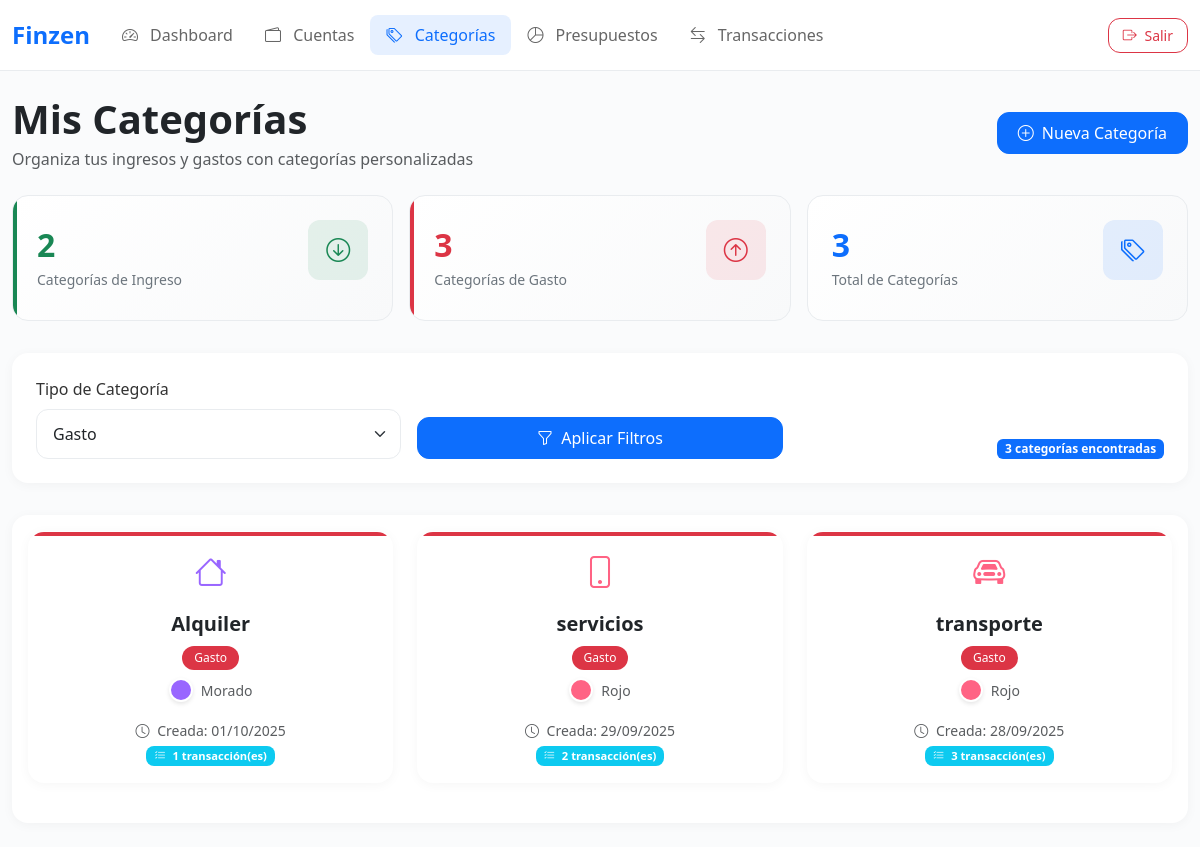
The page /user/categorias.php?tipo=gasto (signed in) on the database its author committed.
### tables this page shows
CREATE TABLE `categorias` (
  `id` int(10) UNSIGNED NOT NULL,
  `usuario_id` int(10) UNSIGNED NOT NULL,
  `nombre` varchar(50) NOT NULL,
  `tipo` enum('ingreso','gasto') NOT NULL,
  `icono` varchar(50) DEFAULT 'category',
  `color` char(7) DEFAULT '#1976D2',
  `creado_en` timestamp NOT NULL DEFAULT current_timestamp(),
  `actualizado_en` timestamp NULL DEFAULT NULL ON UPDATE current_timestamp()
);

### user/categorias.php (the view, shortened to what this page needs)
<?php
$db = Conexion::obtenerInstancia()->obtenerConexion();
$usuario_id = $_SESSION["user_id"];
$tipos = [
    "ingreso" => "Ingreso",
    "gasto" => "Gasto"
];
$colores = [
    "#1976D2" => "Azul Principal",
    "#FF6384" => "Rojo",
    "#36A2EB" => "Azul Claro",
    "#FFCE56" => "Amarillo",
    "#4BC0C0" => "Turquesa",
    "#9966FF" => "Morado",
    "#FF9F40" => "Naranja",
    "#8AC24A" => "Verde",
    "#F06292" => "Rosa",
    "#7986CB" => "Índigo",
    "#A1887F" => "Marrón",
    "#4CAF50" => "Verde Success",
    "#F44336" => "Rojo Danger",
    "#FF9800" => "Naranja Warning"
];
class CategoryRepository {
    private $db;
    public function __construct($db) {
        $this->db = $db;
    }
    public function getAll($userId, $filters = [], $limit = 10, $offset = 0) {
        $query = "
            SELECT c.*, u.nombre_usuario,
                   COUNT(t.id) as total_transacciones
            FROM categorias c
            JOIN usuarios u ON c.usuario_id = u.id
            LEFT JOIN transacciones t ON c.id = t.categoria_id
            WHERE c.usuario_id = :usuario_id
        ";
        $params = [':usuario_id' => $userId];
        if (!empty($filters['tipo'])) {
            $query .= " AND c.tipo = :tipo";
            $params[':tipo'] = $filters['tipo'];
        }
        $query .= " GROUP BY c.id";
        $countStmt = $this->db->prepare("SELECT COUNT(*) FROM ($query) AS filtered");
        $countStmt->execute($params);
        $total = $countStmt->fetchColumn();
        $query .= " ORDER BY c.creado_en DESC LIMIT :limit OFFSET :offset";
        $stmt = $this->db->prepare($query);
        $stmt->bindValue(':limit', $limit, PDO::PARAM_INT);
        $stmt->bindValue(':offset', $offset, PDO::PARAM_INT);
        foreach ($params as $key => $value) {
            $stmt->bindValue($key, $value);
        }
        $stmt->execute();
        return [
            'data' => $stmt->fetchAll(),
            'total' => $total
        ];
    }
    public function getStatsByType($userId) {
        $stmt = $this->db->prepare("
            SELECT
                tipo,
                COUNT(*) as total_categorias
            FROM categorias
            WHERE usuario_id = :usuario_id
            GROUP BY tipo
        ");
        $stmt->execute([':usuario_id' => $userId]);
        $stats = ['ingreso' => 0, 'gasto' => 0];
        while ($row = $stmt->fetch(PDO::FETCH_ASSOC)) {
            $stats[$row['tipo']] = (int)$row['total_categorias'];
        }
        return $stats;
    }
}
$categoryRepo = new CategoryRepository($db);
$filters = [
    'tipo' => $_GET['tipo'] ?? '',
];
$page = isset($_GET['page']) ? (int)$_GET['page'] : 1;
$perPage = 6;
$offset = ($page - 1) * $perPage;
$result = $categoryRepo->getAll($usuario_id, $filters, $perPage, $offset);
$categorias = $result['data'];
$totalCategorias = $result['total'];
$stats = $categoryRepo->getStatsByType($usuario_id);
?>
<!DOCTYPE html>
<html lang="es">
<head>
    <link href="https://cdn.jsdelivr.net/npm/bootstrap@5.3.0/dist/css/bootstrap.min.css" rel="stylesheet">
    <link rel="stylesheet" href="https://cdn.jsdelivr.net/npm/bootstrap-icons@1.10.0/font/bootstrap-icons.css">
</head>
<body>
    <nav class="navbar navbar-expand-lg navbar-light sticky-top">
        <div class="container">
            <a class="navbar-brand d-flex align-items-center" href="#">
                Finzen
            </a>
            <div class="collapse navbar-collapse" id="navbarNav">
                <ul class="navbar-nav me-auto">
                    <li class="nav-item">
                        <a class="nav-link" href="index.php">
                            <i class="bi bi-speedometer2 me-2"></i> Dashboard
                        </a>
                    </li>
                    <li class="nav-item">
                        <a class="nav-link" href="cuentas.php">
                            <i class="bi bi-wallet2 me-2"></i> Cuentas
                        </a>
                    </li>
                    <li class="nav-item">
                        <a class="nav-link active" href="categorias.php">
                            <i class="bi bi-tags me-2"></i> Categorías
                        </a>
                    </li>
                    <li class="nav-item">
                        <a class="nav-link" href="presupuestos.php">
                            <i class="bi bi-pie-chart me-2"></i> Presupuestos
                        </a>
                    </li>
                    <li class="nav-item">
                        <a class="nav-link" href="transacciones.php">
                            <i class="bi bi-arrow-left-right me-2"></i> Transacciones
                        </a>
                    </li>
                </ul>
                <div class="d-flex align-items-center">
                    <a href="../auth/logout.php" class="btn btn-outline-danger btn-sm">
                        <i class="bi bi-box-arrow-right me-1"></i> Salir
                    </a>
                </div>
            </div>
        </div>
    </nav>
    <div class="container py-4">
        <div class="d-flex justify-content-between align-items-center mb-4">
            <div>
                <h1 class="mb-1">Mis Categorías</h1>
                <p class="text-muted mb-0">Organiza tus ingresos y gastos con categorías personalizadas</p>
            </div>
            <button class="btn btn-primary" data-bs-toggle="modal" data-bs-target="#addCategoryModal">
                <i class="bi bi-plus-circle me-1"></i> Nueva Categoría
            </button>
        </div>
        <div class="stats-grid">
            <div class="stat-card ingreso">
                <div class="d-flex justify-content-between align-items-center">
                    <div>
                        <div class="stat-value text-success"><?= $stats['ingreso'] ?></div>
                        <div class="stat-label">Categorías de Ingreso</div>
                    </div>
                    <div class="stat-icon bg-success bg-opacity-10 text-success">
                        <i class="bi bi-arrow-down-circle"></i>
                    </div>
                </div>
            </div>
            <div class="stat-card gasto">
                <div class="d-flex justify-content-between align-items-center">
                    <div>
                        <div class="stat-value text-danger"><?= $stats['gasto'] ?></div>
                        <div class="stat-label">Categorías de Gasto</div>
                    </div>
                    <div class="stat-icon bg-danger bg-opacity-10 text-danger">
                        <i class="bi bi-arrow-up-circle"></i>
                    </div>
                </div>
            </div>
            <div class="stat-card">
                <div class="d-flex justify-content-between align-items-center">
                    <div>
                        <div class="stat-value text-primary"><?= $totalCategorias ?></div>
                        <div class="stat-label">Total de Categorías</div>
                    </div>
                    <div class="stat-icon bg-primary bg-opacity-10 text-primary">
                        <i class="bi bi-tags"></i>
                    </div>
                </div>
            </div>
        </div>
        <div class="filters-card">
            <div class="row g-3 align-items-end">
                <div class="col-md-4">
                    <label for="tipo" class="form-label">Tipo de Categoría</label>
                    <select class="form-select" id="tipo" name="tipo" onchange="this.form.submit()">
                        <?php foreach ($tipos as $codigo => $nombre): ?>
                            <option value="<?= $codigo ?>" <?= ($filters['tipo'] === $codigo) ? 'selected' : '' ?>>
                                <?= htmlspecialchars($nombre) ?>
                            </option>
                        <?php endforeach; ?>
                    </select>
                </div>
                <div class="col-md-4">
                    <button type="submit" class="btn btn-primary w-100">
                        <i class="bi bi-funnel me-1"></i> Aplicar Filtros
                    </button>
                </div>
                <div class="col-md-4 text-md-end">
                    <span class="badge bg-primary badge-custom">
                        <?= $totalCategorias ?> categoría<?= $totalCategorias !== 1 ? 's' : '' ?> encontrada<?= $totalCategorias !== 1 ? 's' : '' ?>
                    </span>
                </div>
            </div>
        </div>
        <div class="card">
            <div class="card-body">
                <?php if (empty($categorias)): ?>
                    <div class="empty-state">
                        <i class="bi bi-tags"></i>
                        <h3 class="mb-2">No se encontraron categorías</h3>
                        <p class="text-muted mb-4">No hay categorías que coincidan con los filtros seleccionados</p>
                        <button class="btn btn-primary" data-bs-toggle="modal" data-bs-target="#addCategoryModal">
                            <i class="bi bi-plus-circle me-1"></i> Agregar Categoría
                        </button>
                    </div>
                <?php else: ?>
                    <div class="row row-cols-1 row-cols-md-2 row-cols-lg-3 g-4 mb-4">
                        <?php foreach ($categorias as $categoria): ?>
                        <div class="col">
                            <div class="card category-card h-100 <?= $categoria["tipo"] ?>">
                                <div class="card-body">
                                    <div class="text-center mb-3">
                                        <div class="icon-preview" style="color: <?= htmlspecialchars($categoria["color"]) ?>">
                                            <i class="bi <?= htmlspecialchars($categoria["icono"]) ?>"></i>
                                        </div>
                                        <h5 class="card-title mb-2"><?= htmlspecialchars($categoria["nombre"]) ?></h5>
                                        <div class="mb-2">
                                            <span class="badge <?= $categoria["tipo"] === 'ingreso' ? 'bg-success' : 'bg-danger' ?> category-badge">
                                                <?= htmlspecialchars($tipos[$categoria["tipo"]]) ?>
                                            </span>
                                        </div>
                                        <div class="color-selector justify-content-center">
                                            <span class="color-circle" style="background-color: <?= htmlspecialchars($categoria["color"]) ?>"></span>
                                            <small class="text-muted"><?= htmlspecialchars($colores[$categoria["color"]] ?? $categoria["color"]) ?></small>
                                        </div>
                                    </div>
                                    <div class="text-center">
                                        <small class="text-muted">
                                            <i class="bi bi-clock me-1"></i>
                                            Creada: <?= date('d/m/Y', strtotime($categoria["creado_en"])) ?>
                                        </small>
                                        <?php if ($categoria["total_transacciones"] > 0): ?>
                                            <br>
                                            <span class="badge bg-info transactions-badge">
                                                <i class="bi bi-list-check me-1"></i>
                                                <?= $categoria["total_transacciones"] ?> transacción(es)
                                            </span>
                                        <?php endif; ?>
                                    </div>
                                </div>
                            </div>
                        </div>
                        <?php endforeach; ?>
                    </div>
                <?php endif; ?>
            </div>
        </div>
    </div>
</body>
</html>

### user/categorias.php (style rules this page uses)
:root { --bs-primary: #0d6efd; --bs-success: #198754; --bs-danger: #dc3545; --bs-warning: #ffc107; --bs-info: #0dcaf0; --bs-pink: #d63384; --bs-purple: #6f42c1; --bs-indigo: #6610f2; --bs-orange: #fd7e14; --bs-blue: #0d6efd; --bs-cyan: #0dcaf0; --bs-yellow: #ffc107; --bs-light: #f8f9fa; --bs-dark: #212529; --bs-border: #e9ecef; }
body { font-family: 'Segoe UI', system-ui, -apple-system, sans-serif; background-color: #fafbfc; color: #333; line-height: 1.5; }
.navbar { background: rgba(255, 255, 255, 0.95); backdrop-filter: blur(10px); border-bottom: 1px solid var(--bs-border); padding: 0.75rem 0; }
.navbar-brand { font-weight: 700; font-size: 1.5rem; color: var(--bs-primary) !important; }
.nav-link { font-weight: 500; padding: 0.5rem 1rem !important; border-radius: 0.5rem; transition: all 0.2s ease; color: #666 !important; }
.nav-link:hover, .nav-link.active { background-color: rgba(var(--bs-primary-rgb), 0.1); color: var(--bs-primary) !important; }
.card { border: none; border-radius: 1rem; box-shadow: 0 2px 12px rgba(0, 0, 0, 0.04); transition: all 0.3s ease; background: white; overflow: hidden; }
.stats-grid { display: grid; grid-template-columns: repeat(auto-fit, minmax(250px, 1fr)); gap: 1rem; margin-bottom: 2rem; }
.stat-card { background: linear-gradient(135deg, #fff 0%, #f8f9fa 100%); border-radius: 1rem; padding: 1.5rem; border: 1px solid var(--bs-border); transition: all 0.3s ease; position: relative; overflow: hidden; }
.stat-card::before { content: ''; position: absolute; top: 0; left: 0; width: 4px; height: 100%; }
.stat-card.ingreso::before { background-color: var(--bs-success); }
.stat-card.gasto::before { background-color: var(--bs-danger); }
.stat-icon { width: 60px; height: 60px; border-radius: 12px; display: flex; align-items: center; justify-content: center; font-size: 1.5rem; margin-bottom: 1rem; }
.stat-value { font-size: 2rem; font-weight: 700; line-height: 1.2; margin-bottom: 0.25rem; }
.stat-label { font-size: 0.875rem; color: #6c757d; font-weight: 500; }
.category-badge { font-size: 0.75rem; padding: 0.375rem 0.75rem; border-radius: 0.75rem; font-weight: 500; }
.btn { border-radius: 0.75rem; font-weight: 500; padding: 0.5rem 1.25rem; transition: all 0.2s ease; }
.btn-sm { padding: 0.375rem 0.875rem; font-size: 0.875rem; }
.color-circle { width: 24px; height: 24px; border-radius: 50%; display: inline-block; margin-right: 8px; border: 2px solid #fff; box-shadow: 0 2px 4px rgba(0,0,0,0.1); }
.color-selector { display: flex; align-items: center; width: 100%; }
.icon-preview { font-size: 2rem; margin-bottom: 1rem; transition: all 0.3s ease; }
.category-card { transition: all 0.3s ease; border: 1px solid transparent; position: relative; overflow: hidden; }
.category-card::before { content: ''; position: absolute; top: 0; left: 0; width: 100%; height: 4px; }
.category-card.gasto::before { background-color: var(--bs-danger); }
h1, h2, h3, h4, h5, h6 { font-weight: 700; color: var(--bs-dark); }
.card-title { font-weight: 600; color: var(--bs-dark); margin-bottom: 1rem; }
.container { max-width: 1400px; }
.form-control, .form-select { border-radius: 0.75rem; border: 1px solid var(--bs-border); padding: 0.75rem 1rem; transition: all 0.2s ease; }
.filters-card { background: white; border-radius: 1rem; padding: 1.5rem; margin-bottom: 2rem; box-shadow: 0 2px 12px rgba(0, 0, 0, 0.04); }
.transactions-badge { font-size: 0.7rem; padding: 0.25rem 0.5rem; border-radius: 0.5rem; }

### rows shown on the page
categorias: nombre "Alquiler", tipo "Gasto", color "Morado", creado_en "01/10/2025", total_transacciones "1"
categorias: nombre "servicios", tipo "Gasto", color "Rojo", creado_en "29/09/2025", total_transacciones "2"
categorias: nombre "transporte", tipo "Gasto", color "Rojo", creado_en "28/09/2025", total_transacciones "3"

### other values the page prints
$stats['ingreso'] "2"
$stats['gasto'] "3"
$totalCategorias "3"
form field tipo "Gasto"
